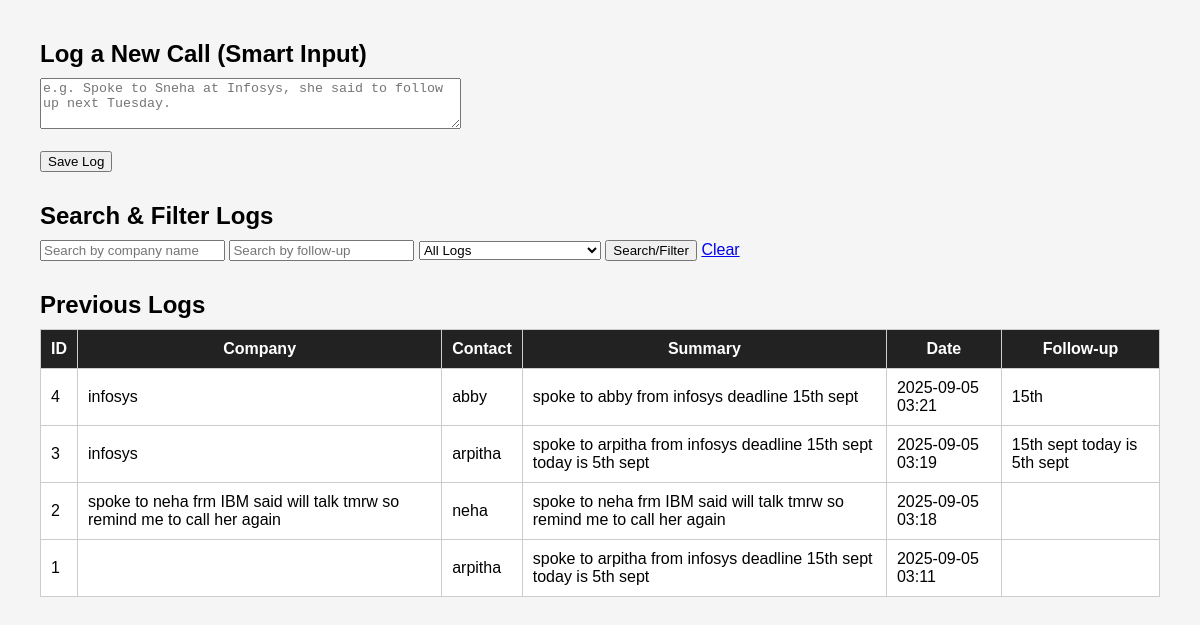
The page / on the database its author committed.
### tables this page shows
CREATE TABLE calls (
                    id INTEGER PRIMARY KEY AUTOINCREMENT,
                    company TEXT,
                    contact TEXT,
                    summary TEXT,
                    date TEXT,
                    followup TEXT
                );

### app.py (the view)
@app.route('/')
def index():
    company_search = request.args.get('company_search', '')
    followup_search = request.args.get('followup_search', '')
    filter_type = request.args.get('filter_type', 'all')
    conn = sqlite3.connect('call_logs.db')
    c = conn.cursor()
    query = "SELECT * FROM calls WHERE 1=1"
    params = []
    if company_search:
        query += " AND company LIKE ?"
        params.append(f"%{company_search}%")
    if followup_search:
        query += " AND followup LIKE ?"
        params.append(f"%{followup_search}%")
    if filter_type == 'upcoming':
        query += " AND followup IS NOT NULL AND followup != ''"
    query += " ORDER BY id DESC"
    c.execute(query, params)
    logs = c.fetchall()
    conn.close()
    return render_template('index.html', logs=logs)

### templates/index.html (shortened to what this page needs)
<!DOCTYPE html>
<html>
<head>
</head>
<body>
    <h2>Log a New Call (Smart Input)</h2>
    <form method="POST" action="/submit">
        <textarea name="summary" placeholder="e.g. Spoke to Sneha at Infosys, she said to follow up next Tuesday." rows="3" cols="50" required></textarea><br><br>
        <button type="submit">Save Log</button>
    </form>
    <h2>Search & Filter Logs</h2>
    <form method="GET" action="/">
        <input type="text" name="company_search" placeholder="Search by company name" value="{{ request.args.get('company_search', '') }}">
        <input type="text" name="followup_search" placeholder="Search by follow-up" value="{{ request.args.get('followup_search', '') }}">
        <select name="filter_type">
            <option value="all" {% if request.args.get('filter_type') == 'all' %}selected{% endif %}>All Logs</option>
        </select>
        <button type="submit">Search/Filter</button>
        <a href="/">Clear</a>
    </form>
    <h2>Previous Logs</h2>
    <table>
        <tr>
            <th>ID</th><th>Company</th><th>Contact</th><th>Summary</th><th>Date</th><th>Follow-up</th>
        </tr>
        {% for log in logs %}
        <tr>
            <td>{{ log[0] }}</td>
            <td>{{ log[1] }}</td>
            <td>{{ log[2] }}</td>
            <td>{{ log[3] }}</td>
            <td>{{ log[4] }}</td>
            <td>{{ log[5] }}</td>
        </tr>
        {% endfor %}
    </table>
</body>
</html>

### templates/index.html (style rules this page uses)
body { font-family: Arial; margin: 40px; background: #f5f5f5; }
table { border-collapse: collapse; width: 100%; background: white; }
th, td { padding: 10px; border: 1px solid #ccc; }
th { background: #222; color: white; }
h2 { margin-bottom: 10px; }
form { margin-bottom: 30px; }

### rows shown on the page
calls: id "4", company "infosys", contact "abby", summary "spoke to abby from infosys deadline 15th sept", date "2025-09-05 03:21", followup "15th"
calls: id "3", company "infosys", contact "arpitha", summary "spoke to arpitha from infosys deadline 15th sept today is 5th sept", date "2025-09-05 03:19", followup "15th sept today is 5th sept"
calls: id "2", company "spoke to neha frm IBM said will talk tmrw so remind me to call her again", contact "neha", summary "spoke to neha frm IBM said will talk tmrw so remind me to call her again", date "2025-09-05 03:18"
calls: id "1", contact "arpitha", summary "spoke to arpitha from infosys deadline 15th sept today is 5th sept", date "2025-09-05 03:11"
